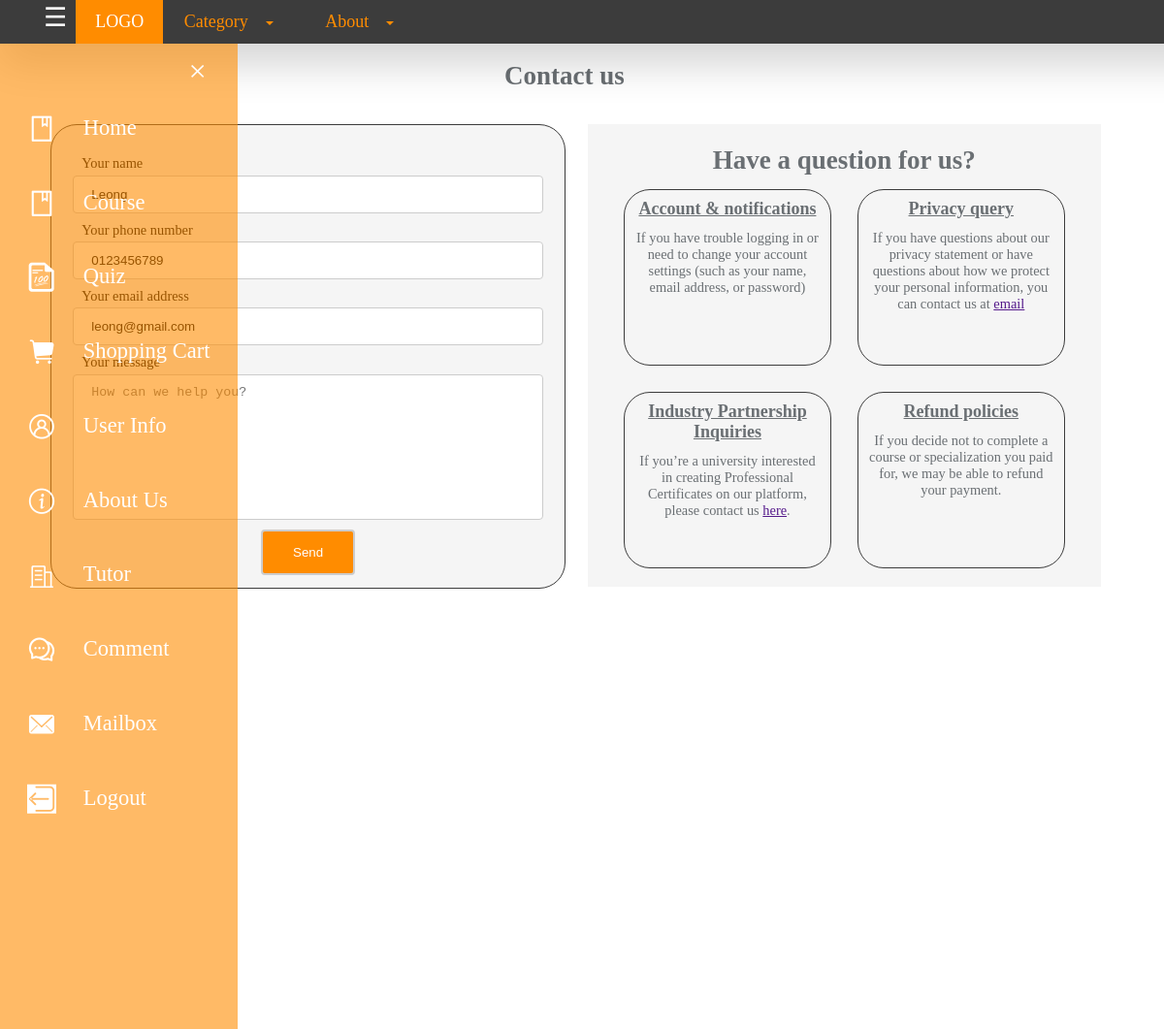
The page /Website/ContactUs/ContactUs.php (signed in) on the database its author committed.
### tables this page shows
CREATE TABLE `users` (
  `UserID` int NOT NULL,
  `UserName` varchar(100) DEFAULT NULL,
  `PasswordHash` varchar(100) DEFAULT NULL,
  `Email` varchar(100) DEFAULT NULL,
  `ContactNumber` varchar(100) DEFAULT NULL
);

### Website/ContactUs/find-user.php (called while the page is built, shortened)
<?php
include '../ConnectDB.php';
if (isset($_SESSION['UserID'])) {
    $userID = $_SESSION['UserID'];
    $query = "SELECT UserName, Email, ContactNumber FROM users WHERE UserID = ?";
    $stmt = $conn->prepare($query);
    $stmt->bind_param("i", $userID);
    $stmt->execute();
    $result = $stmt->get_result();
    if ($result->num_rows > 0) {
        $userDetails = $result->fetch_assoc();
        $name = $userDetails['UserName'];
        $email = $userDetails['Email'];
        $phone = $userDetails['ContactNumber'];
    }
}
?>

### Website/ContactUs/ContactUs.php (the view, shortened to what this page needs)
<?php
include 'find-user.php';
?>
<!DOCTYPE html>
<html lang="en">
<head>
    <link rel="stylesheet" href="../icon/iconfont.css">
    <link rel="stylesheet" href="../icon2/iconfont.css">
    <link rel="stylesheet" href="../Dashboard/icon2/iconfont.css">
    <link rel="stylesheet" href="ContactUs.css">
</head>
<body>
    <header>
        <div id="mySidepanel" class="sidepanel">
            <a href="javascript:void(0)" class="closebtn" onclick="closeNav()">×</a>
            <a href="../MainPage/MainPage.php"><i class="iconfont icon-book1">
                    <p>Home</p>
                </i></a>
            <a href="../Course/CoursePage.php"><i class="iconfont icon-book1">
                    <p>Course</p>
                </i></a>
            <a href="../Quiz/QuizList.php"><i class="iconfont icon-shijuan">
                    <p>Quiz</p>
                </i></a>
            <a href="../ShoppingCart/ShoppingCart.php"><i class="iconfont icon-31gouwuchexuanzhong">
                    <p>Shopping Cart</p>
                </i></a>
            <a href="../UserProfile/UserProfile.php"><i class="iconfont icon-user">
                    <p>User Info</p>
                </i></a>
            <a href="../AboutUS/AboutUs.html"><i class="iconfont icon-guanyuwomen">
                    <p>About Us</p>
                </i></a>
            <a href="../Lecturer/AboutTheTutor.php"><i class="iconfont icon-xuexiao">
                    <p>Tutor</p>
                </i></a>
            <a href="../Comment/Comment.php"><i class="iconfont icon-comment">
                    <p>Comment</p>
                </i></a>
            <a href="../Mailbox/Mailbox.php"><i class="iconfont icon-youxiang">
                    <p>Mailbox</p>
                </i></a>
            <a href="../Logout.php"><i class="iconfont icon-Logout">
                    <p>Logout</p>
                </i></a>
        </div>
        <button class="openbtn" onclick="openNav()">☰</button>
        <div class="left-bar">
            <div id="logo">LOGO</div>
            <ul class="menu">
                <li class="item">Category<span></span>
                </li>
                <li class="item">About<span></span>
                </li>
            </ul>
        </div>
    </header>
    <section>
        <div class="container">
            <h3 class="heading">Contact us</h3>
            <div class="contactus">
                <div class="contactus-form">
                    <form action="insert.php" method="post">
                        <p>Your name</p>
                        <input class="form-name" name="UserName" placeholder="Name..." id="UserName"
                            value="<?php echo isset($name) ? $name : ''; ?>" required /><br>
                        <p>Your phone number</p>
                        <input class="form-phone" name="ContactNumber" placeholder="Phone..." id="ContactNumber"
                            value="<?php echo isset($phone) ? $phone : ''; ?>" required /><br>
                        <p>Your email address</p>
                        <input class="form-email" name="Email" placeholder="E-mail..." id="Email"
                            value="<?php echo isset($email) ? $email : ''; ?>" required /><br>
                        <p>Your message</p>
                        <textarea class="form-text" name="Message" placeholder="How can we help you?" id="Message"
                            required></textarea><br>
                        <input class="btn-send" type="submit" value="Send" /><br><br>
                    </form>
                </div>
                <div class="contactus-question">
                    <h1>Have a question for us?</h1>
                    <div class="questionDiv-flex">
                        <div class="questionDiv">
                            <h1><ins>Account & notifications</ins></h1>
                            <p>If you have trouble logging in or need to change your account settings (such as your
                                name, email address, or password)</p>
                        </div>
                        <div class="questionDiv">
                            <h1><ins>Privacy query</ins></h1>
                            <p>If you have questions about our privacy statement or have questions about how we protect
                                your personal information, you can contact us at <a href="">email</a></p>
                        </div>
                    </div>
                    <div class="questionDiv-flex">
                        <div class="questionDiv">
                            <h1><ins>Industry Partnership Inquiries</ins></h1>
                            <p>If you’re a university interested in creating Professional Certificates on our platform,
                                please contact us <a href="">here</a>.</p>
                        </div>
                        <div class="questionDiv">
                            <h1><ins>Refund policies</ins></h1>
                            <p>If you decide not to complete a course or specialization you paid for, we may be able to
                                refund your payment.</p>
                        </div>
                    </div>
                </div>
            </div>
        </div>
    </section>
    <iframe src="../Footer.html" frameborder="0" width="100%" height="420px"></iframe>
</body>
</html>

### Website/ContactUs/ContactUs.css (style rules this page uses)
* { margin: 0; padding: 0; }
html { font-size: 10px; }
header { width: 80%; height: 5rem; background-color: rgb(60, 60, 60); display: flex; padding: 0% 10%; justify-content: space-between; position: fixed; top: 0; z-index: 100; box-shadow: 0px 2rem 5rem rgba(0, 0, 0, 0.2); }
header .left-bar { width: auto; display: flex; height: 5rem; }
#logo { width: 10rem; height: 5rem; font-size: 2rem; text-align: center; line-height: 5rem; background-color: rgb(255, 140, 0); color: white; }
.menu { width: 30rem; display: flex; }
ul { list-style: none; }
.menu>li { width: 15rem; text-align: center; font-size: 2rem; color: rgb(255, 140, 0); line-height: 5rem; position: relative; }
.item span { width: 0; height: 0; margin-left: 2rem; display: inline-block; border: .5rem solid transparent; border-top: .5rem solid rgb(255, 140, 0); position: relative; top: .25rem; }
.menu::after { content: ""; display: block; clear: both; }
.openbtn { display: none; }
.sidepanel { display: none; }
body section { width: 100%; margin-top: 5rem; }
.container { width: 94%; height: 62rem; padding: 2rem; text-align: center; }
.heading { color:#6a6f73; font-size: 3rem; }
.contactus { width: 98%; padding: 3%; overflow: hidden; display: flex; }
.contactus-form { width: 50%; height: 48rem; background-color: #f5f5f5; padding: 2.5rem; border: 1px solid rgb(60, 60, 60); border-radius: 3rem; }
.contactus-form p { font-size: 1.6rem; margin: 1rem; text-align: left; }
.form-name { width: 100%; padding: 1.2rem 2rem; margin-top: -0.6rem; display: inline-block; border: 1px solid #ccc; border-radius: 4px; box-sizing: border-box; }
.form-phone { width: 100%; padding: 1.2rem 2rem; margin-top: -0.6rem; display: inline-block; border: 1px solid #ccc; border-radius: 4px; box-sizing: border-box; }
.form-email { width: 100%; padding: 1.2rem 2rem; margin-top: -0.6rem; display: inline-block; border: 1px solid #ccc; border-radius: 4px; box-sizing: border-box; }
.form-text { width: 100%; height: 150px; margin-top: -0.6rem; padding: 1.2rem 2rem; box-sizing: border-box; border: 1px solid #ccc; border-radius: 4px; box-sizing: border-box; resize: none; }
.btn-send { width: 20%; background-color: rgb(255, 140, 0); color: white; padding: 14px 20px; margin: 8px 0; border: 2px solid #ccc; border-radius: 4px; cursor: pointer; }
.contactus-question { width: 50%; height: 48rem; margin: 0% 2%; background-color: #f5f5f5; padding: 2.5rem; }
.contactus-question>h1 { font-size: 3rem; color:#6a6f73; }
.questionDiv-flex { display: flex; justify-content: center; }
.questionDiv { width: 40%; height: 18rem; background-color: #f5f5f5; margin: 1.5rem; padding: 1rem; border: 1px solid rgb(60, 60, 60); border-radius: 3rem; }
.questionDiv>h1 { font-size: 2rem; color:#6a6f73; }
.questionDiv>p { margin-top: 1.5rem; font-size: 1.6rem; color: #6a6f73; }
@media all and (max-width: 76.8rem) { html { font-size: 9px; } }
@media all and (max-width: 76.8rem) { body { width: 100%; } }
@media all and (max-width: 76.8rem) { .sidepanel { display: block; position: fixed; z-index: 1; top: 0; left: 0; transition: 0.5s; overflow-x: hidden; padding-top: 5rem; background-color: rgba(255, 140, 0, 0.6); margin-top: 5rem; overflow-y: auto; height: 100%; } }
@media all and (max-width: 76.8rem) { .sidepanel .closebtn { position: absolute; top: 0; right: 2.5rem; font-size: 3.6rem; color: white; text-decoration: none; } }
@media all and (max-width: 76.8rem) { header { width: 100%; height: 5rem; background-color: rgb(60, 60, 60); display: flex; justify-content: flex-start } }
@media all and (max-width: 76.8rem) { .openbtn { font-size: 3rem; cursor: pointer; border: none; background-color: transparent; padding: 1rem; display: block; margin-top: -1rem; margin-right: 0; margin-left: -7%; color: white; } }
@media all and (max-width: 76.8rem) { .sidepanel a>i { color: white; margin: 2rem; display: block; margin-right: 2rem; display: flex; text-decoration: none; } }
@media all and (max-width: 76.8rem) { .sidepanel a, .sidepanel p { font-size: 2.5rem; color: white; display: block; margin-left: 3rem; cursor: pointer; text-decoration: none; padding: 0.1rem; } }
@media all and (max-width: 76.8rem) { .sidepanel a { font-size: 3rem; margin: 1rem; cursor: pointer; } }
@media all and (max-width: 76.8rem) { .questionDiv>p { margin-top: 1.2rem; } }

### rows shown on the page
users: UserName "Leong", ContactNumber "0123456789", Email "leong@gmail.com"
